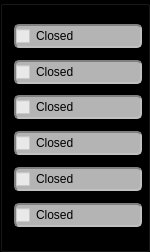
     <widget class="QGroupBox" name="groupBox">
      <property name="minimumSize">
       <size>
        <width>150</width>
        <height>252</height>
       </size>
      </property>
      <property name="maximumSize">
       <size>
        <width>150</width>
        <height>252</height>
       </size>
      </property>
      <property name="styleSheet">
       <string notr="true">QGroupBox{
    border-color: rgb(128, 128, 128);
	background-color: rgb(0, 0, 0);
}</string>
      </property>
      <property name="title">
       <string/>
      </property>
      <layout class="QVBoxLayout" name="verticalLayout">
       <item>
        <widget class="QCheckBox" name="p1CheckBox">
         <property name="minimumSize">
          <size>
           <width>128</width>
           <height>24</height>
          </size>
         </property>
         <property name="maximumSize">
          <size>
           <width>150</width>
           <height>22</height>
          </size>
         </property>
         <property name="focusPolicy">
          <enum>Qt::NoFocus</enum>
         </property>
         <property name="styleSheet">
          <string notr="true">    color: rgb(0, 0, 0);
    background-color: rgba(255, 255, 255, 180);
    border: 2px solid gray;
    border-radius: 5px;
    border-style: inset;
</string>
         </property>
         <property name="text">
          <string>Closed</string>
         </property>
         <property name="checked">
          <bool>false</bool>
         </property>
        </widget>
       </item>
       <item>
        <widget class="QCheckBox" name="p2CheckBox">
         <property name="minimumSize">
          <size>
           <width>128</width>
           <height>24</height>
          </size>
         </property>
         <property name="maximumSize">
          <size>
           <width>150</width>
           <height>22</height>
          </size>
         </property>
         <property name="focusPolicy">
          <enum>Qt::NoFocus</enum>
         </property>
         <property name="styleSheet">
          <string notr="true">    color: rgb(0, 0, 0);
    background-color: rgba(255, 255, 255, 180);
    border: 2px solid gray;
    border-radius: 5px;
    border-style: inset;
</string>
         </property>
         <property name="text">
          <string>Closed</string>
         </property>
         <property name="checked">
          <bool>false</bool>
         </property>
        </widget>
       </item>
       <item>
        <widget class="QCheckBox" name="p3CheckBox">
         <property name="minimumSize">
          <size>
           <width>128</width>
           <height>24</height>
          </size>
         </property>
         <property name="maximumSize">
          <size>
           <width>150</width>
           <height>24</height>
          </size>
         </property>
         <property name="focusPolicy">
          <enum>Qt::NoFocus</enum>
         </property>
         <property name="styleSheet">
          <string notr="true">    color: rgb(0, 0, 0);
    background-color: rgba(255, 255, 255, 180);
    border: 2px solid gray;
    border-radius: 5px;
    border-style: inset;
</string>
         </property>
         <property name="text">
          <string>Closed</string>
         </property>
         <property name="checked">
          <bool>false</bool>
         </property>
        </widget>
       </item>
       <item>
        <widget class="QCheckBox" name="p4CheckBox">
         <property name="minimumSize">
          <size>
           <width>128</width>
           <height>24</height>
          </size>
         </property>
         <property name="maximumSize">
          <size>
           <width>140</width>
           <height>24</height>
          </size>
         </property>
         <property name="focusPolicy">
          <enum>Qt::NoFocus</enum>
         </property>
         <property name="styleSheet">
          <string notr="true">    color: rgb(0, 0, 0);
    background-color: rgba(255, 255, 255, 180);
    border: 2px solid gray;
    border-radius: 5px;
    border-style: inset;
</string>
         </property>
         <property name="text">
          <string>Closed</string>
         </property>
         <property name="checked">
          <bool>false</bool>
         </property>
        </widget>
       </item>
       <item>
        <widget class="QCheckBox" name="p5CheckBox">
         <property name="minimumSize">
          <size>
           <width>128</width>
           <height>24</height>
          </size>
         </property>
         <property name="maximumSize">
          <size>
           <width>150</width>
           <height>24</height>
          </size>
         </property>
         <property name="focusPolicy">
          <enum>Qt::NoFocus</enum>
         </property>
         <property name="styleSheet">
          <string notr="true">    color: rgb(0, 0, 0);
    background-color: rgba(255, 255, 255, 180);
    border: 2px solid gray;
    border-radius: 5px;
    border-style: inset;
</string>
         </property>
         <property name="text">
          <string>Closed</string>
         </property>
         <property name="checked">
          <bool>false</bool>
         </property>
        </widget>
       </item>
       <item alignment="Qt::AlignHCenter">
        <widget class="QCheckBox" name="p6CheckBox">
         <property name="minimumSize">
          <size>
           <width>128</width>
           <height>24</height>
          </size>
         </property>
         <property name="maximumSize">
          <size>
           <width>150</width>
           <height>24</height>
          </size>
         </property>
         <property name="focusPolicy">
          <enum>Qt::NoFocus</enum>
         </property>
         <property name="layoutDirection">
          <enum>Qt::LeftToRight</enum>
         </property>
         <property name="styleSheet">
          <string notr="true">    color: rgb(0, 0, 0);
    background-color: rgba(255, 255, 255, 180);
    border: 2px solid gray;
    border-radius: 5px;
    border-style: inset;
</string>
         </property>
         <property name="text">
          <string>Closed</string>
         </property>
         <property name="iconSize">
          <size>
           <width>16</width>
           <height>16</height>
          </size>
         </property>
        </widget>
       </item>
      </layout>
     </widget>
